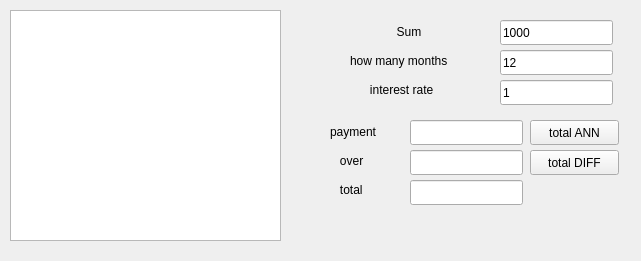
<?xml version="1.0" encoding="UTF-8"?>
<ui version="4.0">
 <class>SecondWindow</class>
 <widget class="QWidget" name="SecondWindow">
  <property name="geometry">
   <rect>
    <x>0</x>
    <y>0</y>
    <width>641</width>
    <height>261</height>
   </rect>
  </property>
  <property name="windowTitle">
   <string>Form</string>
  </property>
  <widget class="QPushButton" name="pushButton">
   <property name="geometry">
    <rect>
     <x>530</x>
     <y>120</y>
     <width>89</width>
     <height>25</height>
    </rect>
   </property>
   <property name="text">
    <string>total ANN</string>
   </property>
  </widget>
  <widget class="QLineEdit" name="sum">
   <property name="geometry">
    <rect>
     <x>500</x>
     <y>20</y>
     <width>113</width>
     <height>25</height>
    </rect>
   </property>
   <property name="text">
    <string>1000</string>
   </property>
  </widget>
  <widget class="QLineEdit" name="data">
   <property name="geometry">
    <rect>
     <x>500</x>
     <y>50</y>
     <width>113</width>
     <height>25</height>
    </rect>
   </property>
   <property name="text">
    <string>12</string>
   </property>
  </widget>
  <widget class="QLineEdit" name="percent_per_month">
   <property name="geometry">
    <rect>
     <x>500</x>
     <y>80</y>
     <width>113</width>
     <height>25</height>
    </rect>
   </property>
   <property name="text">
    <string>1</string>
   </property>
  </widget>
  <widget class="QLineEdit" name="qwer">
   <property name="geometry">
    <rect>
     <x>410</x>
     <y>120</y>
     <width>113</width>
     <height>25</height>
    </rect>
   </property>
   <property name="text">
    <string/>
   </property>
  </widget>
  <widget class="QLineEdit" name="qwer_2">
   <property name="geometry">
    <rect>
     <x>410</x>
     <y>150</y>
     <width>113</width>
     <height>25</height>
    </rect>
   </property>
   <property name="text">
    <string/>
   </property>
  </widget>
  <widget class="QLineEdit" name="qwer_3">
   <property name="geometry">
    <rect>
     <x>410</x>
     <y>180</y>
     <width>113</width>
     <height>25</height>
    </rect>
   </property>
   <property name="text">
    <string/>
   </property>
  </widget>
  <widget class="QPushButton" name="pushButton_2">
   <property name="geometry">
    <rect>
     <x>530</x>
     <y>150</y>
     <width>89</width>
     <height>25</height>
    </rect>
   </property>
   <property name="text">
    <string>total DIFF</string>
   </property>
  </widget>
  <widget class="QTextEdit" name="DIFF">
   <property name="geometry">
    <rect>
     <x>10</x>
     <y>10</y>
     <width>271</width>
     <height>231</height>
    </rect>
   </property>
  </widget>
  <widget class="QWidget" name="layoutWidget">
   <property name="geometry">
    <rect>
     <x>330</x>
     <y>120</y>
     <width>62</width>
     <height>81</height>
    </rect>
   </property>
   <layout class="QVBoxLayout" name="verticalLayout">
    <item>
     <widget class="QLabel" name="label_4">
      <property name="text">
       <string>payment</string>
      </property>
     </widget>
    </item>
    <item>
     <widget class="QLabel" name="label_5">
      <property name="text">
       <string>   over</string>
      </property>
     </widget>
    </item>
    <item>
     <widget class="QLabel" name="label_6">
      <property name="text">
       <string>   total</string>
      </property>
     </widget>
    </item>
   </layout>
  </widget>
  <widget class="QWidget" name="layoutWidget">
   <property name="geometry">
    <rect>
     <x>350</x>
     <y>20</y>
     <width>142</width>
     <height>81</height>
    </rect>
   </property>
   <layout class="QVBoxLayout" name="verticalLayout_2">
    <item>
     <widget class="QLabel" name="label_3">
      <property name="text">
       <string>              Sum </string>
      </property>
     </widget>
    </item>
    <item>
     <widget class="QLabel" name="label_2">
      <property name="text">
       <string>how many months </string>
      </property>
     </widget>
    </item>
    <item>
     <widget class="QLabel" name="label">
      <property name="text">
       <string>      interest rate </string>
      </property>
     </widget>
    </item>
   </layout>
  </widget>
 </widget>
 <resources/>
 <connections/>
</ui>
